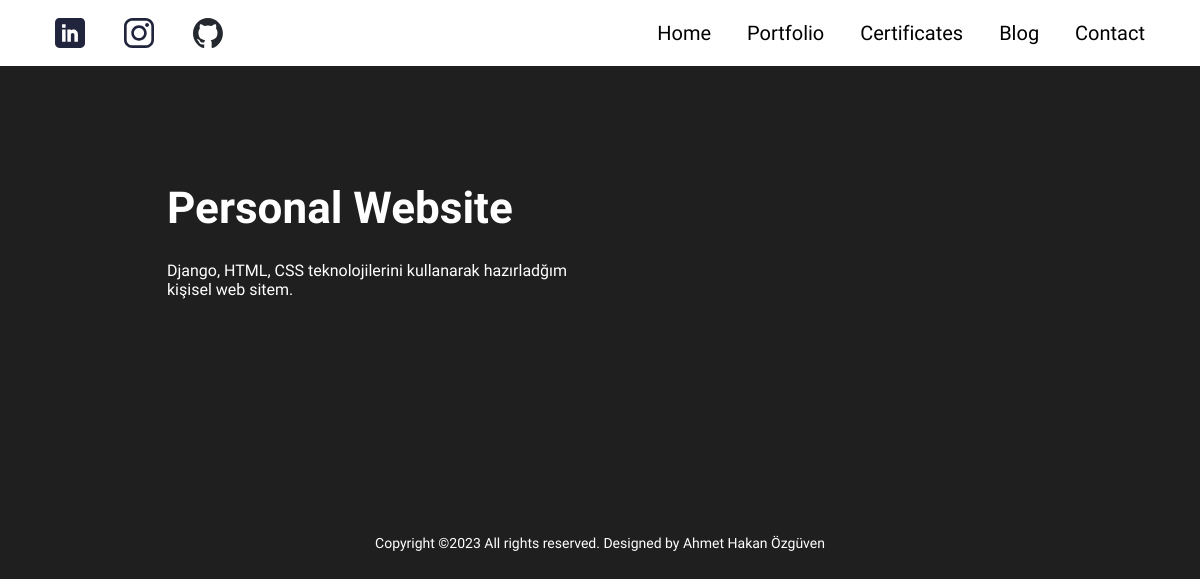
/portfolio/kisisel-web-sitesi, run on the app's committed database.
### main/models.py (models this page shows, shortened)
class Portfolio(models.Model):
    class Meta:
        verbose_name_plural = 'Portfolio Profiles'
        verbose_name = 'Portfolio'
        ordering = ["name"]
    date = models.DateTimeField(blank=True, null=True)
    name = models.CharField(max_length=200, blank=True, null=True)
    description = models.CharField(max_length=500, blank=True, null=True)
    body = RichTextField(blank=True, null=True)
    image = models.ImageField(blank=True, null=True, upload_to="portfolio")
    pdfs = models.FileField(blank=True, null=True, upload_to="pdfs")
    slug = models.SlugField(null=True, blank=True)
    is_active = models.BooleanField(default=True)

### main/views.py (the view)
# urls.py: path('portfolio/<slug:slug>', views.PortfolioDetailView.as_view(), name="portfolio"),
class PortfolioDetailView(generic.DetailView):
    model = Portfolio
    template_name = "main/portfolio-detail.html"

### ozguven_website/context_processors.py (called while the page is built)
def project_context(request):
    context = {
        'me': User.objects.first(),
    }
    return context

### main/templates/main/portfolio-detail.html (shortened to what this page needs)
{% extends 'main/base.html' %}
{% load static %}
{% block content %}
<section>
  <div class="innerPageBannerCol">
    <div class="container">
      <div class="row g-4 g-md-3  align-items-center">
        <div class="col-md-6">
          <div class="bannerContent">
            <h1 class="xlTitle pb-md-3">{{object.name}}</h1>
            <p>{{object.description}}</p>
          </div>
        </div>
      </div>
    </div>
  </div>
</section>
{%endblock%}

### static/css/style.css (style rules this page uses)
:root { --primaryColor: #0644f0; --primaryDarkColor: #0644f0; --primaryHoverColor: #ff0022; --secondaryColor: #ffffff; --baseColor: #0cda2e; --baseFont: 'Heebo', sans-serif; --titleFont: 'Courier Prime', monospace; --regular: 400; --medium: 500; --bold: 700; --black: 900; --lightBg: rgb(99, 94, 94); }
html { scroll-behavior: smooth; }
body { background-color: rgb(31, 31, 31); font-family: var(--baseFont); color: white; line-height: normal; }
.xlTitle { font-size: 44px; line-height: 1.3; font-weight: var(--bold); font-family: var(--titleFont) }
.innerPageBannerCol { padding: 180px 0 150px; }
@media (min-width:992px) { .container, .container-lg, .container-md, .container-sm, .container-xl, .container-xxl { max-width: 890px; } }

### data on the page
Portfolio: name "Personal Website", description "Django, HTML, CSS teknolojilerini kullanarak hazırladğım kişisel web sitem."
